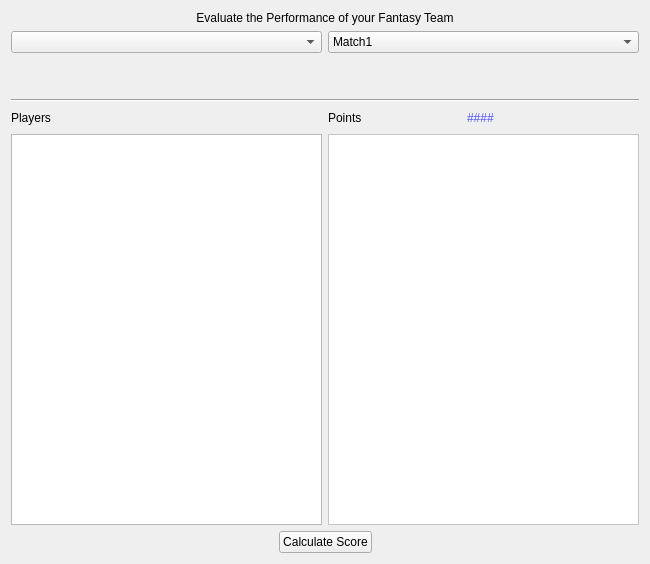
<?xml version="1.0" encoding="UTF-8"?>
<ui version="4.0">
 <class>Form</class>
 <widget class="QWidget" name="Form">
  <property name="geometry">
   <rect>
    <x>0</x>
    <y>0</y>
    <width>650</width>
    <height>564</height>
   </rect>
  </property>
  <property name="windowTitle">
   <string>Form</string>
  </property>
  <layout class="QVBoxLayout" name="verticalLayout">
   <item>
    <widget class="QLabel" name="label">
     <property name="text">
      <string>Evaluate the Performance of your Fantasy Team</string>
     </property>
     <property name="alignment">
      <set>Qt::AlignCenter</set>
     </property>
    </widget>
   </item>
   <item>
    <layout class="QHBoxLayout" name="horizontalLayout_2">
     <item>
      <widget class="QComboBox" name="cb_team"/>
     </item>
     <item>
      <widget class="QComboBox" name="cb_match">
       <item>
        <property name="text">
         <string>Match1</string>
        </property>
       </item>
       <item>
        <property name="text">
         <string>Match2</string>
        </property>
       </item>
       <item>
        <property name="text">
         <string>Match3</string>
        </property>
       </item>
      </widget>
     </item>
    </layout>
   </item>
   <item>
    <spacer name="verticalSpacer">
     <property name="orientation">
      <enum>Qt::Vertical</enum>
     </property>
     <property name="sizeType">
      <enum>QSizePolicy::Preferred</enum>
     </property>
     <property name="sizeHint" stdset="0">
      <size>
       <width>20</width>
       <height>40</height>
      </size>
     </property>
    </spacer>
   </item>
   <item>
    <widget class="Line" name="line">
     <property name="orientation">
      <enum>Qt::Horizontal</enum>
     </property>
    </widget>
   </item>
   <item>
    <layout class="QHBoxLayout" name="horizontalLayout_4">
     <item>
      <widget class="QLabel" name="label_2">
       <property name="text">
        <string>Players</string>
       </property>
      </widget>
     </item>
     <item>
      <layout class="QHBoxLayout" name="horizontalLayout_5">
       <item>
        <widget class="QLabel" name="label_3">
         <property name="text">
          <string>Points</string>
         </property>
        </widget>
       </item>
       <item>
        <widget class="QLabel" name="lb_pts">
         <property name="styleSheet">
          <string notr="true">color:rgb(85, 85, 255)</string>
         </property>
         <property name="text">
          <string>####</string>
         </property>
        </widget>
       </item>
       <item>
        <spacer name="horizontalSpacer_3">
         <property name="orientation">
          <enum>Qt::Horizontal</enum>
         </property>
         <property name="sizeType">
          <enum>QSizePolicy::Preferred</enum>
         </property>
         <property name="sizeHint" stdset="0">
          <size>
           <width>40</width>
           <height>20</height>
          </size>
         </property>
        </spacer>
       </item>
      </layout>
     </item>
    </layout>
   </item>
   <item>
    <layout class="QHBoxLayout" name="horizontalLayout">
     <property name="rightMargin">
      <number>0</number>
     </property>
     <property name="bottomMargin">
      <number>0</number>
     </property>
     <item>
      <widget class="QListWidget" name="lw_players"/>
     </item>
     <item>
      <widget class="QListWidget" name="lw_poins">
       <property name="styleSheet">
        <string notr="true">color:rgb(85, 85, 255);
background-color: rgb(255, 255, 255);</string>
       </property>
      </widget>
     </item>
    </layout>
   </item>
   <item>
    <layout class="QHBoxLayout" name="horizontalLayout_3">
     <item>
      <spacer name="horizontalSpacer">
       <property name="orientation">
        <enum>Qt::Horizontal</enum>
       </property>
       <property name="sizeHint" stdset="0">
        <size>
         <width>40</width>
         <height>20</height>
        </size>
       </property>
      </spacer>
     </item>
     <item>
      <widget class="QPushButton" name="pb1">
       <property name="text">
        <string>Calculate Score</string>
       </property>
      </widget>
     </item>
     <item>
      <spacer name="horizontalSpacer_2">
       <property name="orientation">
        <enum>Qt::Horizontal</enum>
       </property>
       <property name="sizeHint" stdset="0">
        <size>
         <width>40</width>
         <height>20</height>
        </size>
       </property>
      </spacer>
     </item>
    </layout>
   </item>
  </layout>
 </widget>
 <resources/>
 <connections/>
</ui>
